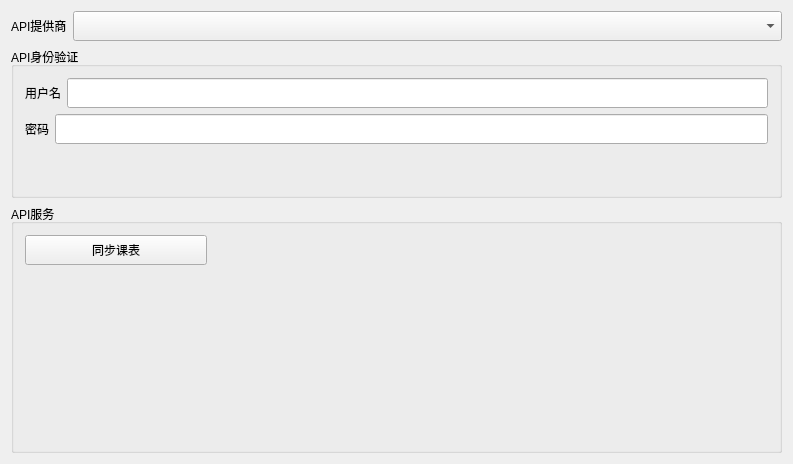
<?xml version="1.0" encoding="UTF-8"?>
<ui version="4.0">
 <class>ExportAPISettingsTabClass</class>
 <widget class="QWidget" name="ExportAPISettingsTabClass">
  <property name="geometry">
   <rect>
    <x>0</x>
    <y>0</y>
    <width>793</width>
    <height>464</height>
   </rect>
  </property>
  <property name="windowTitle">
   <string>ExportAPISettingsTab</string>
  </property>
  <layout class="QVBoxLayout" name="verticalLayout_2" stretch="1,0,3">
   <item>
    <layout class="QHBoxLayout" name="horizontalLayout" stretch="0,1">
     <item>
      <widget class="QLabel" name="label">
       <property name="text">
        <string>API提供商</string>
       </property>
      </widget>
     </item>
     <item>
      <widget class="QComboBox" name="APIList">
       <property name="minimumSize">
        <size>
         <width>0</width>
         <height>30</height>
        </size>
       </property>
      </widget>
     </item>
    </layout>
   </item>
   <item>
    <widget class="QGroupBox" name="groupBox">
     <property name="styleSheet">
      <string notr="true"/>
     </property>
     <property name="title">
      <string>API身份验证</string>
     </property>
     <layout class="QVBoxLayout" name="verticalLayout">
      <item>
       <layout class="QHBoxLayout" name="horizontalLayout_2" stretch="0,1">
        <item>
         <widget class="QLabel" name="label_2">
          <property name="text">
           <string>用户名</string>
          </property>
         </widget>
        </item>
        <item>
         <widget class="QLineEdit" name="APIUser">
          <property name="minimumSize">
           <size>
            <width>0</width>
            <height>30</height>
           </size>
          </property>
         </widget>
        </item>
       </layout>
      </item>
      <item>
       <layout class="QHBoxLayout" name="horizontalLayout_3" stretch="0,1">
        <item>
         <widget class="QLabel" name="label_3">
          <property name="text">
           <string>密码</string>
          </property>
         </widget>
        </item>
        <item>
         <widget class="QLineEdit" name="APIPwd">
          <property name="minimumSize">
           <size>
            <width>0</width>
            <height>30</height>
           </size>
          </property>
          <property name="echoMode">
           <enum>QLineEdit::EchoMode::Password</enum>
          </property>
         </widget>
        </item>
       </layout>
      </item>
      <item>
       <spacer name="verticalSpacer_2">
        <property name="orientation">
         <enum>Qt::Orientation::Vertical</enum>
        </property>
        <property name="sizeHint" stdset="0">
         <size>
          <width>20</width>
          <height>40</height>
         </size>
        </property>
       </spacer>
      </item>
     </layout>
    </widget>
   </item>
   <item>
    <widget class="QGroupBox" name="groupBox_2">
     <property name="styleSheet">
      <string notr="true"/>
     </property>
     <property name="title">
      <string>API服务</string>
     </property>
     <layout class="QGridLayout" name="gridLayout" rowstretch="1,0" columnstretch="13,40">
      <item row="0" column="1">
       <spacer name="horizontalSpacer">
        <property name="orientation">
         <enum>Qt::Orientation::Horizontal</enum>
        </property>
        <property name="sizeHint" stdset="0">
         <size>
          <width>40</width>
          <height>20</height>
         </size>
        </property>
       </spacer>
      </item>
      <item row="0" column="0">
       <widget class="QPushButton" name="SyncTable">
        <property name="minimumSize">
         <size>
          <width>0</width>
          <height>30</height>
         </size>
        </property>
        <property name="maximumSize">
         <size>
          <width>16777215</width>
          <height>30</height>
         </size>
        </property>
        <property name="text">
         <string>同步课表</string>
        </property>
       </widget>
      </item>
      <item row="1" column="0">
       <spacer name="verticalSpacer">
        <property name="orientation">
         <enum>Qt::Orientation::Vertical</enum>
        </property>
        <property name="sizeHint" stdset="0">
         <size>
          <width>20</width>
          <height>40</height>
         </size>
        </property>
       </spacer>
      </item>
     </layout>
    </widget>
   </item>
  </layout>
 </widget>
 <layoutdefault spacing="6" margin="11"/>
 <resources/>
 <connections/>
</ui>
